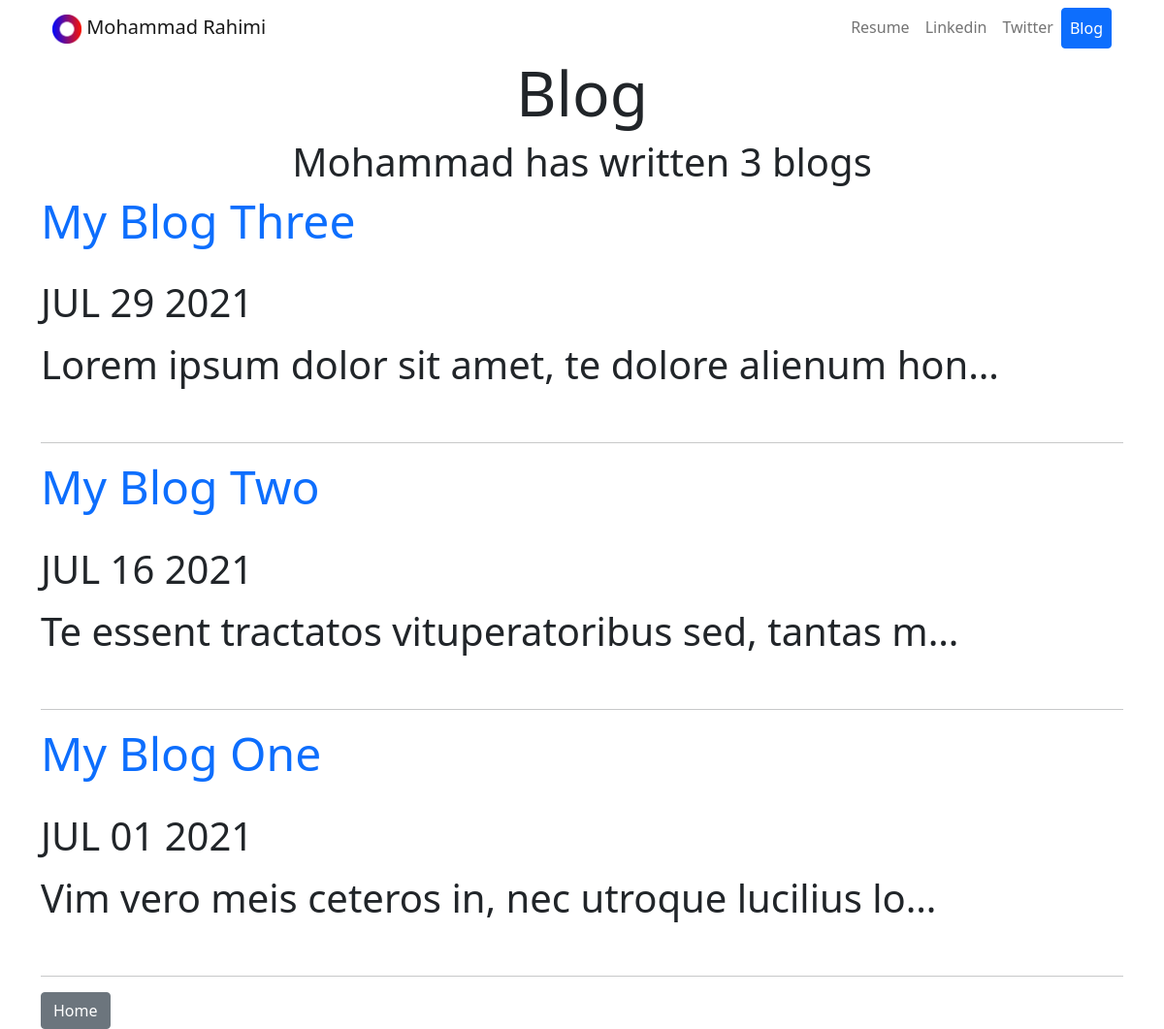
Screenshot of /blog/ with the database file from the repository.
### blog/models.py (models this page shows, shortened)
class Blog(models.Model):
    title = models.CharField(max_length=200)
    description = models.TextField()
    date = models.DateField()

### blog/views.py (the view)
# urls.py: path('', views.all_blogs, name="all_blogs"),
def all_blogs(request):
    blogs = Blog.objects.order_by('-date')
    return render(request, 'blog/all_blogs.html', {'blogs': blogs})

### blog/templates/blog/all_blogs.html
{% extends 'portfolio/base.html' %}
{% block content %}
	<h1 class="text-center display-3 ">Blog</h1>
	<h2 class="display-6 text-center">Mohammad has written {{blogs.count}} blog{{ blogs.count|pluralize }}</h2>
	<div class="container">
		{% for blog in blogs %}
		<h3 class="display-5"><a style="text-decoration: none" href="{% url 'blog:detail' blog.id %}">{{blog.title}}</a></h3>
		<br />
		<p class="display-6">{{ blog.date|date:'M d Y'|upper }}</p>
		<p class="display-6">{{blog.description|striptags|truncatechars:50}}</p>
		<br />
		<hr />
		{% endfor %}
		<a href="{% url 'home' %}" class="btn btn-secondary">Home</a>
	</div>
{% endblock %}

### rows the page displays
Blog: title "My Blog Three", date "JUL 29 2021", description "Lorem ipsum dolor sit amet, te dolore alienum hon…"
Blog: title "My Blog Two", date "JUL 16 2021", description "Te essent tractatos vituperatoribus sed, tantas m…"
Blog: title "My Blog One", date "JUL 01 2021", description "Vim vero meis ceteros in, nec utroque lucilius lo…"

### other values shown
{{ blogs.count }} "3"
